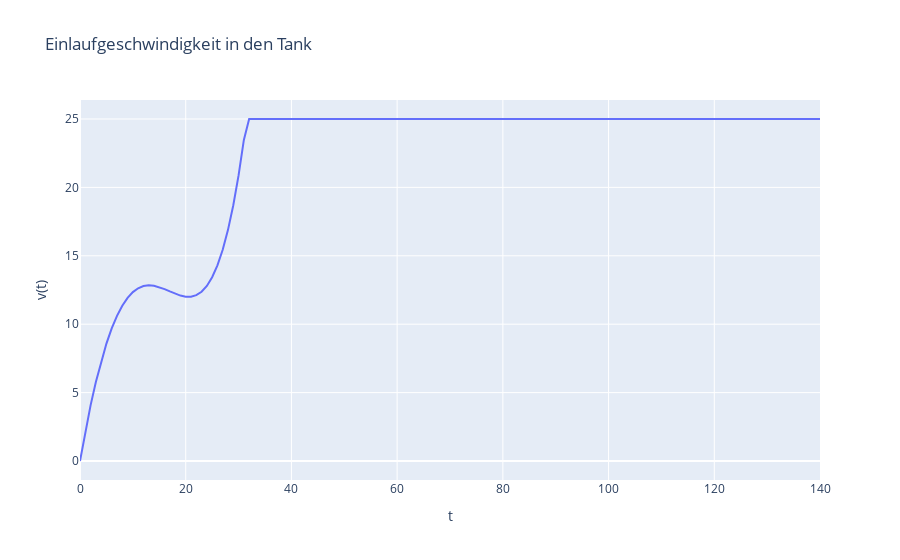

Notebook cell for this chart:
### Markdown cell above
Folgende Zelle plottet ein Beispiel für eine solche Funktion mit zufällig ausgewählten Parametern für das erstellen einer Funktion.

### Code cell
t = np.linspace(0, 140, 141)
hp1 = np.random.random() * 80
print(hp1)
hp2 = np.random.random() * 120
print(hp2)
y_hp1 = random.choice([x for x in range(10, 20)])
y_hp2 = random.choice([x for x in range(10, 20)])
np1 = random.choice([x for x in range(135, 150)])
X = create_random_polynomial(hp1, hp2, y_hp1, y_hp2, np1)
ft1 = np.array([poly_func(x, X) for x in t])

fig = go.Figure(
    data=[
        go.Scatter(x=t, y=ft1, name="u1(t)"),
        # go.Scatter(x = t, y = ft2, name = 'u2(t)')
    ]
)
fig.update_layout(
    title="Einlaufgeschwindigkeit in den Tank", xaxis_title="t", yaxis_title="v(t)"
)
fig.add_annotation
fig.show()

### Figure 1 — Plotly figure (JSON) as saved in the notebook; plotly's stock layout.template omitted (floating-point values rounded to 4 significant figures; data arrays with more than 128 entries replaced by an {"elided": "..."} marker saying what was removed)
{"data": [{"name": "u1(t)", "type": "scatter", "x": {"elided": "141 float values"}, "y": {"elided": "141 float values"}}], "layout": {"title": {"text": "Einlaufgeschwindigkeit in den Tank"}, "xaxis": {"title": {"text": "t"}}, "yaxis": {"title": {"text": "v(t)"}}}}
